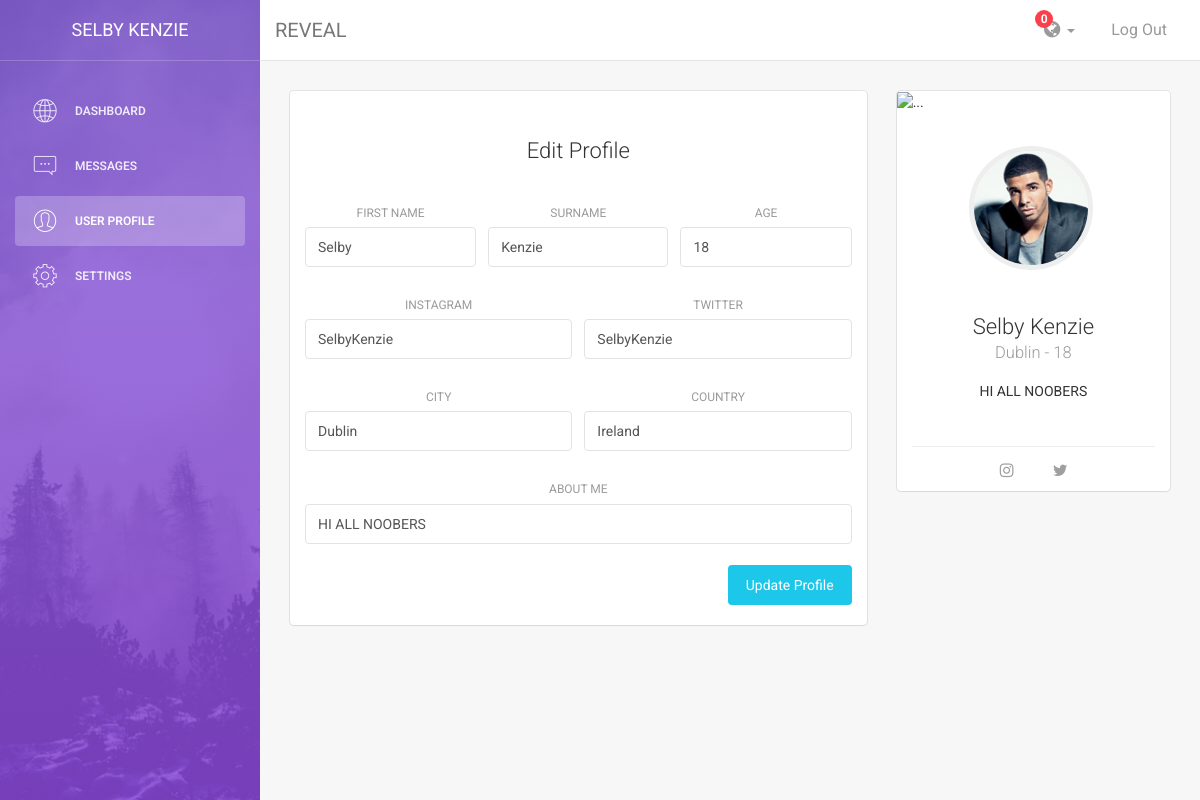
The app's page /profile (signed in) with its own data.
### reveal.py (models this page shows)
class Profile(db.Model, UserMixin):
    id = db.Column(db.Integer, primary_key=True)
    fullname = db.Column(db.String(65))
    firstName = db.Column(db.String(25))
    surname = db.Column(db.String(40))
    age = db.Column(db.Integer)
    instagram = db.Column(db.String(40))
    twitter = db.Column(db.String(40))
    city = db.Column(db.String(30))
    country = db.Column(db.String(40))
    aboutMe = db.Column(db.String(140))
    profileEdited = db.Column(db.Boolean())

### reveal.py (the view, shortened to what this page needs)
@app.route('/profile',  methods=['GET', 'POST'])
@login_required
def profile():
    form = ProfileForm(request.form)
    profile_settings = Profile.query.get(int(current_user.get_id()))
    if profile_settings.profileEdited:
        form.firstName.default = profile_settings.firstName
        form.surname.default = profile_settings.surname
        form.age.default = profile_settings.age
        form.twitter.default = profile_settings.twitter
        form.instagram.default = profile_settings.instagram
        form.city.default = profile_settings.city
        form.country.default = profile_settings.country
        form.aboutMe.default = profile_settings.aboutMe
        form.process()
        return render_template('profile.html',
                               form=form,
                               fullname=profile_settings.fullname,
                               city=profile_settings.city,
                               aboutMe=profile_settings.aboutMe,
                               age=profile_settings.age
                               )

### models.py
class ProfileForm(Form):
    firstName = StringField('First Name', [validators.Length(min=1, max=25)])
    surname = StringField('Surname', [validators.Length(min=1, max=25)])
    age = IntegerField('Age')
    twitter = StringField('Twitter', [validators.Length(min=1, max=25)])
    instagram = StringField('Instagram', [validators.Length(min=1, max=25)])
    city = StringField('City', [validators.Length(min=1, max=40)])
    country = StringField('Country', [validators.Length(min=1, max=25)])
    aboutMe = StringField('About Me', [validators.Length(min=1, max=140)])

### reveal.py (called while the page is built)
@login_manager.user_loader
def load_user(user_id):
    return User.query.get(int(user_id))

### templates/profile.html (shortened to what this page needs)
<!doctype html>
<html lang="en">
<head>
    <link href="../static/dashboard/css/bootstrap.min.css" rel="stylesheet" />
    <link href="../static/dashboard/css/light-bootstrap-dashboard.css" rel="stylesheet"/>
    <link href="http://maxcdn.bootstrapcdn.com/font-awesome/4.2.0/css/font-awesome.min.css" rel="stylesheet">
    <link href="../static/dashboard/css/pe-icon-7-stroke.css" rel="stylesheet" />
</head>
<body>
<div class="wrapper">
    <div class="sidebar" data-color="purple" data-image="../static/dashboard/img/sidebar-5.jpg">
    	<div class="sidebar-wrapper">
            <div class="logo">
                <a href="http://www.creative-tim.com" class="simple-text">
                    {{ fullname }}
                </a>
            </div>
            <ul class="nav">
                <li>
                    <a href="{{ url_for('dashboard') }}">
                        <i class="pe-7s-global"></i>
                        <p>Dashboard</p>
                    </a>
                </li>
                <li>
                    <a href="{{ url_for('messages') }}">
                        <i class="pe-7s-comment"></i>
                        <p>Messages</p>
                    </a>
                </li>
                <li class="active">
                    <a href="{{ url_for('profile') }}">
                        <i class="pe-7s-user"></i>
                        <p>User Profile</p>
                    </a>
                </li>
				<li>
                    <a href="{{ url_for('settings') }}">
                        <i class="pe-7s-config"></i>
                        <p>Settings</p>
                    </a>
                </li>
            </ul>
    	</div>
    </div>
    <div class="main-panel">
        <nav class="navbar navbar-default navbar-fixed">
            <div class="container-fluid">
                <div class="navbar-header">
                    <a class="navbar-brand" href="#">REVEAL</a>
                </div>
                <div class="collapse navbar-collapse">
                    <ul class="nav navbar-nav navbar-right">
						<li class="dropdown">
                              <a href="#" class="dropdown-toggle" data-toggle="dropdown">
                                    <i class="fa fa-globe"></i>
                                    <b class="caret"></b>
                                    <span class="notification">0</span>
                              </a>
                        </li>
						<li>
                            <a href="#">
                                Log Out
                            </a>
                        </li>
                    </ul>
                </div>
            </div>
        </nav>
        <div class="content">
            <div class="container-fluid">
                <div class="row">
                    <div class="col-md-8">
                        <div class="card">
                            <div class="header">
                                <h4 class="title">Edit Profile</h4>
                            </div>
                                <div class="content">
                                    <form method="post">
                                        {% from "_formhelpers.html" import render_field %}
                                        <div class="row">
                                            <div class="col-md-4">
                                                <div class="form-group">
                                                    {{ render_field(form.firstName, class_="form-control", placeholder="John" )}}
                                                </div>
                                            </div>
                                            <div class="col-md-4">
                                                <div class="form-group">
                                                    {{ render_field(form.surname, class_="form-control", placeholder="Smith" )}}
                                                </div>
                                            </div>
                                            <div class="col-md-4">
                                                <div class="form-group">
                                                    {{ render_field(form.age, class_="form-control", placeholder="18" )}}
                                                </div>
                                            </div>
                                        </div>
                                        <div class="row">
                                            <div class="col-md-6">
                                                <div class="form-group">
                                                    {{ render_field(form.instagram, class_="form-control", placeholder="JohnSmith13" )}}
                                                </div>
                                            </div>
                                            <div class="col-md-6">
                                                <div class="form-group">
                                                    {{ render_field(form.twitter, class_="form-control", placeholder="JohnSmith13" )}}
                                                </div>
                                            </div>
                                        </div>
                                        <div class="row">
                                            <div class="col-md-6">
                                                <div class="form-group">
                                                    {{ render_field(form.city, class_="form-control", placeholder="London" )}}
                                                </div>
                                            </div>
                                            <div class="col-md-6">
                                                <div class="form-group">
                                                    {{ render_field(form.country, class_="form-control", placeholder="England" )}}
                                                </div>
                                            </div>
                                        </div>
                                        <div class="row">
                                            <div class="col-md-12">
                                                <div class="form-group">
                                                    {{ render_field(form.aboutMe, class_="form-control", placeholder="Hello all I am..." )}}
                                                </div>
                                            </div>
                                        </div>
                                        <button type="submit" class="btn btn-info btn-fill pull-right">Update Profile</button>
                                        <div class="clearfix"></div>
                                    </form>
                                </div>
                        </div>
                    </div>
                    <div class="col-md-4">
                        <div class="card card-user">
                            <div class="image">
                                <img src="https://ununsplash.imgix.net/photo-1431578500526-4d9613015464?fit=crop&fm=jpg&h=300&q=75&w=400" alt="..."/>
                            </div>
                            <div class="content">
                                <div class="author">
                                     <a href="#">
                                    <img class="avatar border-gray" src="../static/dashboard/img/faces/face-3.jpg" alt="..."/>
                                      <h4 class="title">{{ fullname if fullname != none else "Your Name"}}<br />
                                         <small>{{ city if city != none else "Your city" }} - {{ age if age != none else "Your age"}}</small>
                                      </h4>
                                    </a>
                                </div>
                                <p class="description text-center">
                                    {{ aboutMe if aboutMe != none else "Your biography will go here!" }}
                                </p>
                            </div>
                            <hr>
                            <div class="text-center">
                                <button href="#" class="btn btn-simple"><i class="fa fa-instagram"></i></button>
                                <button href="#" class="btn btn-simple"><i class="fa fa-twitter"></i></button>
                            </div>
                        </div>
                    </div>
                </div>
            </div>
        </div>
    </div>
</div>
</body>
</html>

### templates/_formhelpers.html (shortened to what this page needs)
{% macro render_field(field) %}
  {{ field.label }}
  {{ field(**kwargs)|safe }}
{% endmacro %}

### records on screen
Profile: fullname "SELBY KENZIE", firstName "Selby", surname "Kenzie", age "18", instagram "SelbyKenzie", twitter "SelbyKenzie", city "Dublin", country "Ireland", aboutMe "HI ALL NOOBERS", fullname "Selby Kenzie"

### other values on screen
{{ field.label }} "FIRST NAME SURNAME AGE INSTAGRAM TWITTER CITY COUNTRY ABOUT ME"
{{ age if age != none else "Your age" }} "18"
